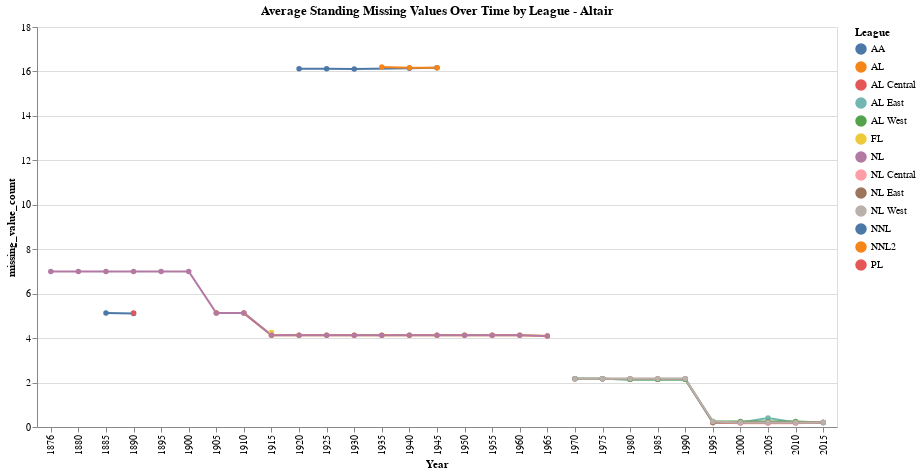

This figure's notebook cell:
### Code cell
standing_grouped_by_league_year_df = standing_df.groupby(['League', 'Year'])['missing_value_count'].mean().reset_index()

selection = alt.selection_multi(fields=['League'], bind='legend')

chart = alt.Chart(standing_grouped_by_league_year_df).mark_line(point=True).encode(
    x='Year:O',
    y='missing_value_count:Q',
    color='League:N',
    tooltip=['League', 'Year', 'missing_value_count'],
    opacity=alt.condition(selection, alt.value(1), alt.value(0.2))
).properties(
    title='Average Standing Missing Values Over Time by League - Altair',
    width=800,
    height=400
).add_selection(
    selection
).interactive()

chart

### Figure 1 — Vega-Lite specification as saved in the notebook (floating-point values rounded to 4 significant figures)
{"config": {"view": {"continuousWidth": 300, "continuousHeight": 300}}, "data": {"name": "data-ab2a2d6e157a74ca1cbe244acf1380a4"}, "mark": {"type": "line", "point": true}, "encoding": {"color": {"field": "League", "type": "nominal"}, "opacity": {"condition": {"param": "param_21", "value": 1}, "value": 0.2}, "tooltip": [{"field": "League", "type": "nominal"}, {"field": "Year", "type": "quantitative"}, {"field": "missing_value_count", "type": "quantitative"}], "x": {"field": "Year", "type": "ordinal"}, "y": {"field": "missing_value_count", "type": "quantitative"}}, "height": 400, "params": [{"name": "param_21", "select": {"type": "point", "fields": ["League"]}, "bind": "legend"}, {"name": "param_22", "select": {"type": "interval", "encodings": ["x", "y"]}, "bind": "scales"}], "title": "Average Standing Missing Values Over Time by League - Altair", "width": 800, "$schema": "https://vega.github.io/schema/vega-lite/v5.8.0.json", "datasets": {"data-ab2a2d6e157a74ca1cbe244acf1380a4": [{"League": "AA", "Year": 1885, "missing_value_count": 5.125}, {"League": "AA", "Year": 1890, "missing_value_count": 5.111}, {"League": "AL", "Year": 1905, "missing_value_count": 5.125}, {"League": "AL", "Year": 1910, "missing_value_count": 5.125}, {"League": "AL", "Year": 1915, "missing_value_count": 4.125}, {"League": "AL", "Year": 1920, "missing_value_count": 4.125}, {"League": "AL", "Year": 1925, "missing_value_count": 4.125}, {"League": "AL", "Year": 1930, "missing_value_count": 4.125}, {"League": "AL", "Year": 1935, "missing_value_count": 4.125}, {"League": "AL", "Year": 1940, "missing_value_count": 4.125}, {"League": "AL", "Year": 1945, "missing_value_count": 4.125}, {"League": "AL", "Year": 1950, "missing_value_count": 4.125}, {"League": "AL", "Year": 1955, "missing_value_count": 4.125}, {"League": "AL", "Year": 1960, "missing_value_count": 4.125}, {"League": "AL", "Year": 1965, "missing_value_count": 4.1}, {"League": "AL Central", "Year": 1995, "missing_value_count": 0.2}, {"League": "AL Central", "Year": 2000, "missing_value_count": 0.2}, {"League": "AL Central", "Year": 2005, "missing_value_count": 0.2}, {"League": "AL Central", "Year": 2010, "missing_value_count": 0.2}, {"League": "AL Central", "Year": 2015, "missing_value_count": 0.2}, {"League": "AL East", "Year": 1970, "missing_value_count": 2.167}, {"League": "AL East", "Year": 1975, "missing_value_count": 2.167}, {"League": "AL East", "Year": 1980, "missing_value_count": 2.143}, {"League": "AL East", "Year": 1985, "missing_value_count": 2.143}, {"League": "AL East", "Year": 1990, "missing_value_count": 2.143}, {"League": "AL East", "Year": 1995, "missing_value_count": 0.2}, {"League": "AL East", "Year": 2000, "missing_value_count": 0.2}, {"League": "AL East", "Year": 2005, "missing_value_count": 0.4}, {"League": "AL East", "Year": 2010, "missing_value_count": 0.2}, {"League": "AL East", "Year": 2015, "missing_value_count": 0.2}, {"League": "AL West", "Year": 1970, "missing_value_count": 2.167}, {"League": "AL West", "Year": 1975, "missing_value_count": 2.167}, {"League": "AL West", "Year": 1980, "missing_value_count": 2.143}, {"League": "AL West", "Year": 1985, "missing_value_count": 2.143}, {"League": "AL West", "Year": 1990, "missing_value_count": 2.143}, {"League": "AL West", "Year": 1995, "missing_value_count": 0.25}, {"League": "AL West", "Year": 2000, "missing_value_count": 0.25}, {"League": "AL West", "Year": 2005, "missing_value_count": 0.25}, {"League": "AL West", "Year": 2010, "missing_value_count": 0.25}, {"League": "AL West", "Year": 2015, "missing_value_count": 0.2}, {"League": "FL", "Year": 1915, "missing_value_count": 4.25}, {"League": "NL", "Year": 1876, "missing_value_count": 7.0}, {"League": "NL", "Year": 1880, "missing_value_count": 7.0}, {"League": "NL", "Year": 1885, "missing_value_count": 7.0}, {"League": "NL", "Year": 1890, "missing_value_count": 7.0}, {"League": "NL", "Year": 1895, "missing_value_count": 7.0}, {"League": "NL", "Year": 1900, "missing_value_count": 7.0}, {"League": "NL", "Year": 1905, "missing_value_count": 5.125}, {"League": "NL", "Year": 1910, "missing_value_count": 5.125}, {"League": "NL", "Year": 1915, "missing_value_count": 4.125}, {"League": "NL", "Year": 1920, "missing_value_count": 4.125}, {"League": "NL", "Year": 1925, "missing_value_count": 4.125}, {"League": "NL", "Year": 1930, "missing_value_count": 4.125}, {"League": "NL", "Year": 1935, "missing_value_count": 4.125}, {"League": "NL", "Year": 1940, "missing_value_count": 4.125}, {"League": "NL", "Year": 1945, "missing_value_count": 4.125}, {"League": "NL", "Year": 1950, "missing_value_count": 4.125}, {"League": "NL", "Year": 1955, "missing_value_count": 4.125}, {"League": "NL", "Year": 1960, "missing_value_count": 4.125}, {"League": "NL", "Year": 1965, "missing_value_count": 4.1}, {"League": "NL Central", "Year": 1995, "missing_value_count": 0.2}, {"League": "NL Central", "Year": 2000, "missing_value_count": 0.1667}, {"League": "NL Central", "Year": 2005, "missing_value_count": 0.1667}, {"League": "NL Central", "Year": 2010, "missing_value_count": 0.1667}, {"League": "NL Central", "Year": 2015, "missing_value_count": 0.2}, {"League": "NL East", "Year": 1970, "missing_value_count": 2.167}, {"League": "NL East", "Year": 1975, "missing_value_count": 2.167}, {"League": "NL East", "Year": 1980, "missing_value_count": 2.167}, {"League": "NL East", "Year": 1985, "missing_value_count": 2.167}, {"League": "NL East", "Year": 1990, "missing_value_count": 2.167}, {"League": "NL East", "Year": 1995, "missing_value_count": 0.2}, {"League": "NL East", "Year": 2000, "missing_value_count": 0.2}, {"League": "NL East", "Year": 2005, "missing_value_count": 0.2}, {"League": "NL East", "Year": 2010, "missing_value_count": 0.2}, {"League": "NL East", "Year": 2015, "missing_value_count": 0.2}, {"League": "NL West", "Year": 1970, "missing_value_count": 2.167}, {"League": "NL West", "Year": 1975, "missing_value_count": 2.167}, {"League": "NL West", "Year": 1980, "missing_value_count": 2.167}, {"League": "NL West", "Year": 1985, "missing_value_count": 2.167}, {"League": "NL West", "Year": 1990, "missing_value_count": 2.167}, {"League": "NL West", "Year": 1995, "missing_value_count": 0.25}, {"League": "NL West", "Year": 2000, "missing_value_count": 0.2}, {"League": "NL West", "Year": 2005, "missing_value_count": 0.2}, {"League": "NL West", "Year": 2010, "missing_value_count": 0.2}, {"League": "NL West", "Year": 2015, "missing_value_count": 0.2}, {"League": "NNL", "Year": 1920, "missing_value_count": 16.12}, {"League": "NNL", "Year": 1925, "missing_value_count": 16.12}, {"League": "NNL", "Year": 1930, "missing_value_count": 16.11}, {"League": "NNL", "Year": 1940, "missing_value_count": 16.14}, {"League": "NNL", "Year": 1945, "missing_value_count": 16.17}, {"League": "NNL2", "Year": 1935, "missing_value_count": 16.2}, {"League": "NNL2", "Year": 1940, "missing_value_count": 16.17}, {"League": "NNL2", "Year": 1945, "missing_value_count": 16.17}, {"League": "PL", "Year": 1890, "missing_value_count": 5.125}]}}
